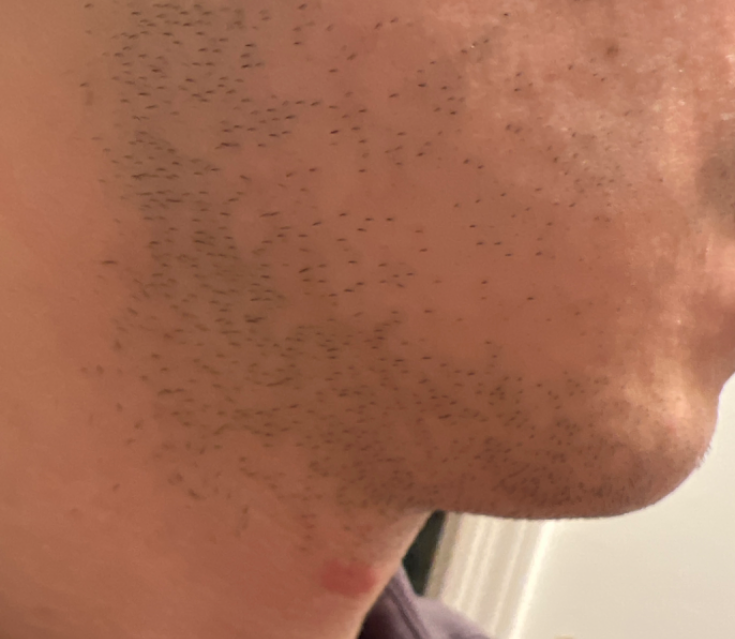
#> input picture final/train/basal_cell_carcinoma/-4359623154793798243.png, 735 x 639 px; its folder holds 3 pictures in this run
$ python main.py
#> lines starting #> are read from the running program, lines starting #| are printed output that depends on the picture
"""
Stage 1: Observer — Generate visual descriptions for dermatology images.

Describes images WITHOUT any diagnosis knowledge using Vertex AI Gemini.

Quick start (Gemini 3 Flash on Vertex AI, 8 parallel workers):
  python3 src/train/observer/main.py --model gemini-3-flash-preview --data-dir final/train --workers 8

Test with 5 images:
  python3 src/train/observer/main.py --model gemini-3-flash-preview --data-dir final/train --limit 1 --classes melanoma psoriasis eczema basal_cell_carcinoma seborrheic_keratosis

Retry previously flagged images:
  python3 src/train/observer/main.py --retry-flagged

Script is resumable — re-run the same command to continue from where it left off.

Setup:
  gcloud auth application-default login
  gcloud config set project YOUR_PROJECT_ID

Available models: gemini-3-flash-preview, gemini-2.5-flash, gemini-2.5-flash-lite, gemini-2.5-pro

Output: data/reasoning/observations.jsonl
Flagged: data/reasoning/flagged.jsonl
"""

import argparse
import io
import json
import time
from pathlib import Path

from dotenv import load_dotenv
from google import genai
from google.genai import types
from PIL import Image
from tqdm import tqdm

load_dotenv()

OBSERVER_PROMPT = """You are a clinical dermatology observer. Describe ONLY what you see in this image.

RULES:
- Do NOT suggest any diagnosis or condition name.
- Do NOT speculate about what the condition might be.
- Ignore watermarks, logos, or text overlays.
- Adapt descriptions to the patient's skin tone (use "hyperpigmented" or "violaceous" for darker skin instead of assuming "erythematous").
- If image quality is poor, describe what you can observe and note limitations.

Respond with ONLY a JSON object:
{
  "morphology": "primary lesion type and arrangement (1-2 sentences)",
  "color": "color description adapted to observed skin tone",
  "texture": "surface characteristics",
  "border": "border characteristics",
  "distribution": "anatomical location and pattern",
  "size_extent": "estimated size or extent",
  "additional_features": "other notable features, or empty string if none",
  "image_quality": "good | acceptable | poor",
  "estimated_fitzpatrick": 1-6
}

No markdown, no code fences, no diagnosis. Only the JSON object."""

SAFETY_SETTINGS = [
    types.SafetySetting(category="HARM_CATEGORY_SEXUALLY_EXPLICIT", threshold="BLOCK_NONE"),
    types.SafetySetting(category="HARM_CATEGORY_DANGEROUS_CONTENT", threshold="BLOCK_NONE"),
    types.SafetySetting(category="HARM_CATEGORY_HARASSMENT", threshold="BLOCK_NONE"),
    types.SafetySetting(category="HARM_CATEGORY_HATE_SPEECH", threshold="BLOCK_NONE"),
]

IMAGE_EXTENSIONS = {".jpg", ".jpeg", ".png", ".webp", ".bmp"}
MAX_RETRIES = 3


def collect_images(data_dir: Path, classes: list[str] | None) -> list[dict]:
    """Collect image paths from class directories."""
    images = []
    if classes:
        dirs = [data_dir / cls for cls in classes]
    else:
        dirs = sorted([d for d in data_dir.iterdir() if d.is_dir()])

    for cls_dir in dirs:
        if not cls_dir.exists():
            print(f"Warning: {cls_dir} not found, skipping.")
            continue
        label = cls_dir.name
        for f in sorted(cls_dir.rglob("*")):
            if f.suffix.lower() in IMAGE_EXTENSIONS:
                images.append({"path": str(f), "label": label})
    return images


def load_progress(output_path: Path) -> set[str]:
    """Load already-processed image paths."""
    done = set()
    if output_path.exists():
        with open(output_path) as f:
            for line in f:
                try:
                    entry = json.loads(line)
                    done.add(entry["image_path"])
                except (json.JSONDecodeError, KeyError):
                    continue
    return done


def parse_response(text: str) -> dict | None:
    """Parse JSON response, handling markdown fences."""
    text = text.strip()
    if text.startswith("```"):
        text = text.split("\n", 1)[1] if "\n" in text else text[3:]
        text = text.rsplit("```", 1)[0].strip()
    try:
        return json.loads(text)
    except json.JSONDecodeError:
        return None


def observe_image(client: genai.Client, image_path: str, model: str) -> tuple[dict | None, str | None]:
    """Send image to Vertex AI Gemini and get pure visual description.

    Retries up to MAX_RETRIES on transient failures.
    Returns (result, blocked_reason).
    """
#> called with model = 'gemini-3-flash-preview'
    img = Image.open(image_path).convert("RGB")
#> img is the input picture: PIL image 735x639 RGB; mean R, G, B 165.6, 111.3, 87.2
    buf = io.BytesIO()
    img.save(buf, format="JPEG")
    image_bytes = buf.getvalue()

    for attempt in range(MAX_RETRIES):
        try:
            response = client.models.generate_content(
                model=model,
                contents=[
                    types.Content(
                        role="user",
                        parts=[
                            types.Part.from_bytes(data=image_bytes, mime_type="image/jpeg"),
                            types.Part.from_text(text=OBSERVER_PROMPT),
                        ],
                    )
                ],
                config=types.GenerateContentConfig(
                    safety_settings=SAFETY_SETTINGS,
                    response_mime_type="application/json",
                    max_output_tokens=1024,
                    temperature=0.2,
                ),
            )
        except Exception as e:
            error_msg = str(e).lower()
            if any(kw in error_msg for kw in ["safety", "blocked", "recitation"]):
                return None, f"content_filter | {str(e)[:200]}"
            if any(kw in error_msg for kw in ["429", "503", "quota", "overloaded", "unavailable"]) and attempt < MAX_RETRIES - 1:
                time.sleep(2 ** (attempt + 1))
                continue
            raise

        # Check if blocked by safety filters
        if response.candidates and response.candidates[0].finish_reason:
            reason = str(response.candidates[0].finish_reason)
            if reason in ("SAFETY", "RECITATION", "BLOCKED"):
                ratings = []
                if response.candidates[0].safety_ratings:
                    ratings = [f"{r.category}:{r.probability}" for r in response.candidates[0].safety_ratings]
                return None, f"{reason} | {', '.join(ratings)}"

        if not response.text:
            if attempt < MAX_RETRIES - 1:
                time.sleep(1)
                continue
            return None, "empty_response"

        parsed = parse_response(response.text)
        if parsed is None:
            if attempt < MAX_RETRIES - 1:
                time.sleep(1)
                continue
            return None, "json_parse_error"
        return parsed, None

    return None, "max_retries_exceeded"


def main():
    parser = argparse.ArgumentParser(
        description="Stage 1: Observer — visual descriptions via Vertex AI Gemini",
        formatter_class=argparse.RawDescriptionHelpFormatter,
        epilog="""
Model examples:
  --model gemini-3-flash-preview     Gemini 3 Flash (default)
  --model gemini-2.5-flash           Gemini 2.5 Flash
  --model gemini-2.5-flash-lite      Gemini 2.5 Flash Lite (cheapest)
  --model gemini-2.5-pro             Gemini 2.5 Pro (best quality)
        """,
    )
    parser.add_argument("--data-dir", type=Path, default=Path("final/train"))
    parser.add_argument("--output", type=Path, default=Path("data/reasoning/observations.jsonl"))
    parser.add_argument("--model", default="gemini-3-flash-preview", help="Gemini model name")
    parser.add_argument("--project", default=None, help="GCP project ID (default: from gcloud config)")
    parser.add_argument("--location", default="global", help="Vertex AI location (default: global)")
    parser.add_argument("--limit", type=int, default=None, help="Max images per class")
    parser.add_argument("--delay", type=float, default=0.1, help="Seconds between API calls")
    parser.add_argument("--workers", type=int, default=8, help="Parallel workers (default: 8)")
    parser.add_argument("--retry-flagged", action="store_true", help="Retry previously flagged images")
    parser.add_argument("--classes", nargs="+", default=None, help="Specific classes (default: all)")
    args = parser.parse_args()

    print(f"Model: {args.model} | Workers: {args.workers} | Location: {args.location}")

    client = genai.Client(
        vertexai=True,
        project=args.project,
        location=args.location,
    )

    images = collect_images(args.data_dir, args.classes)
    print(f"Found {len(images)} images")

    if args.limit:
        limited = []
        class_counts = {}
        for img in images:
            count = class_counts.get(img["label"], 0)
            if count < args.limit:
                limited.append(img)
                class_counts[img["label"]] = count + 1
        images = limited
        print(f"Limited to {len(images)} images ({args.limit} per class)")

    args.output.parent.mkdir(parents=True, exist_ok=True)
    flagged_path = args.output.parent / "flagged.jsonl"

    done = load_progress(args.output)

    if args.retry_flagged and flagged_path.exists():
        flagged_paths = set()
        with open(flagged_path) as f:
            for line in f:
                try:
                    entry = json.loads(line)
                    flagged_paths.add(entry["image_path"])
                except (json.JSONDecodeError, KeyError):
                    continue
        print(f"Retrying {len(flagged_paths)} previously flagged images")
        flagged_path.write_text("")
        remaining = [img for img in images if img["path"] not in done or img["path"] in flagged_paths]
    else:
        remaining = [img for img in images if img["path"] not in done]

    print(f"Already processed: {len(done)}, remaining: {len(remaining)}")

    if not remaining:
        print("Nothing to do.")
        return

    failed = 0
    flagged_count = 0
    processed = 0
    lock = __import__("threading").Lock()

    def process_image(img: dict) -> None:
        nonlocal failed, flagged_count, processed
        try:
            result, blocked_reason = observe_image(client, img["path"], args.model)
#> call 2 of observe_image, with model = 'gemini-3-flash-preview'
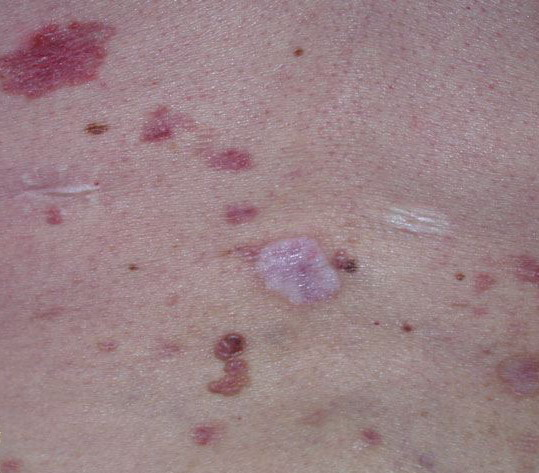
#> input picture final/train/basal_cell_carcinoma/2051.png, 539 x 473 px
#> in observe_image, img is the input picture: PIL image 539x473 RGB; mean R, G, B 155.1, 129.7, 134
#> call 3 of observe_image, with model = 'gemini-3-flash-preview'
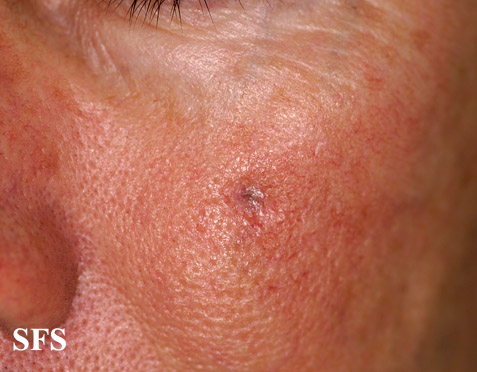
#> input picture final/train/basal_cell_carcinoma/3802.png, 477 x 372 px
#> in observe_image, img is the input picture: PIL image 477x372 RGB; mean R, G, B 179.3, 106.6, 84.3
#> call 4 of observe_image, with model = 'gemini-3-flash-preview'
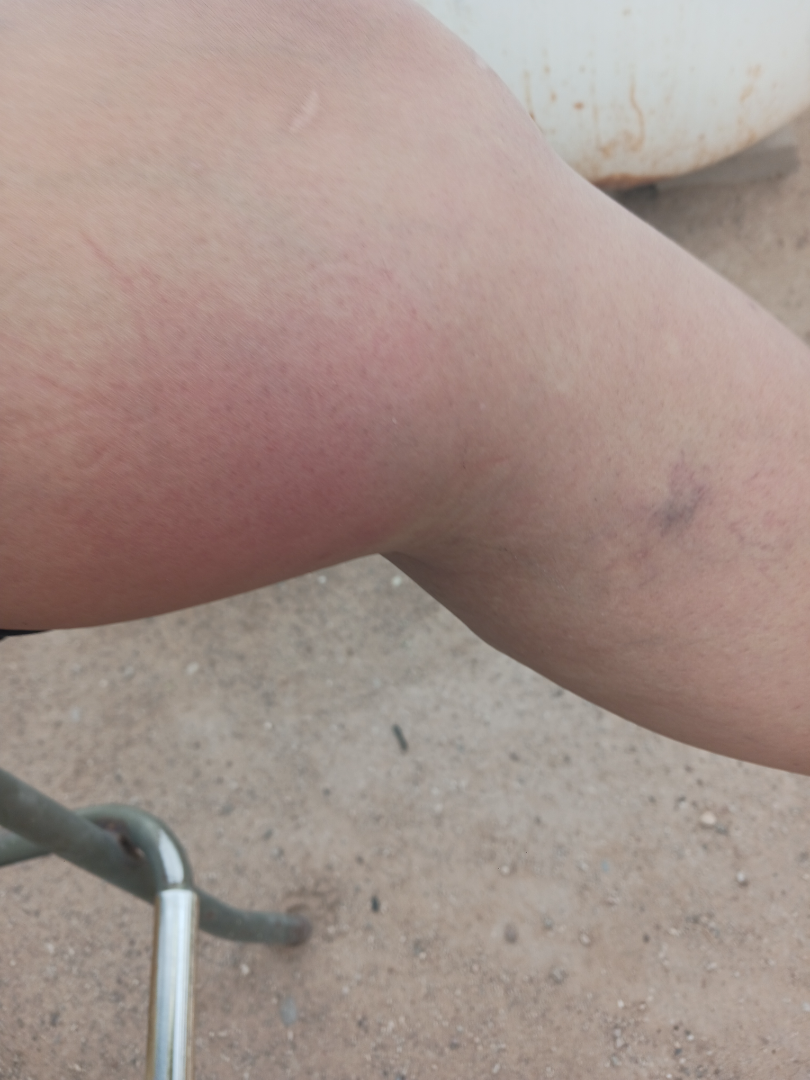
#> input picture final/train/eczema/-3168226346887030998.png, 810 x 1080 px
#> in observe_image, img is the input picture: PIL image 810x1080 RGB; mean R, G, B 163.8, 145.4, 138.2

            with lock:
                if blocked_reason:
                    flagged_count += 1
                    flagged_entry = {
                        "image_path": img["path"],
                        "label": img["label"],
                        "reason": blocked_reason,
                    }
                    flagged_out.write(json.dumps(flagged_entry) + "\n")
                    flagged_out.flush()
                else:
                    entry = {
                        "image_path": img["path"],
                        "label": img["label"],
                        "observation": result,
                    }
                    out.write(json.dumps(entry) + "\n")
                    out.flush()
                    processed += 1

        except Exception as e:
            with lock:
                failed += 1
                tqdm.write(f"Error: {img['path']}: {e}")

        time.sleep(args.delay)

    from concurrent.futures import ThreadPoolExecutor

    with open(args.output, "a") as out, open(flagged_path, "a") as flagged_out:
        with ThreadPoolExecutor(max_workers=args.workers) as pool:
            list(tqdm(
                pool.map(process_image, remaining),
                total=len(remaining),
                desc="Observing images",
            ))

    print(f"\nDone. Processed: {processed}, Flagged: {flagged_count}, Failed: {failed}")
    print(f"Output: {args.output}")
    if flagged_count > 0:
        print(f"Flagged images: {flagged_path}")


if __name__ == "__main__":
    main()
